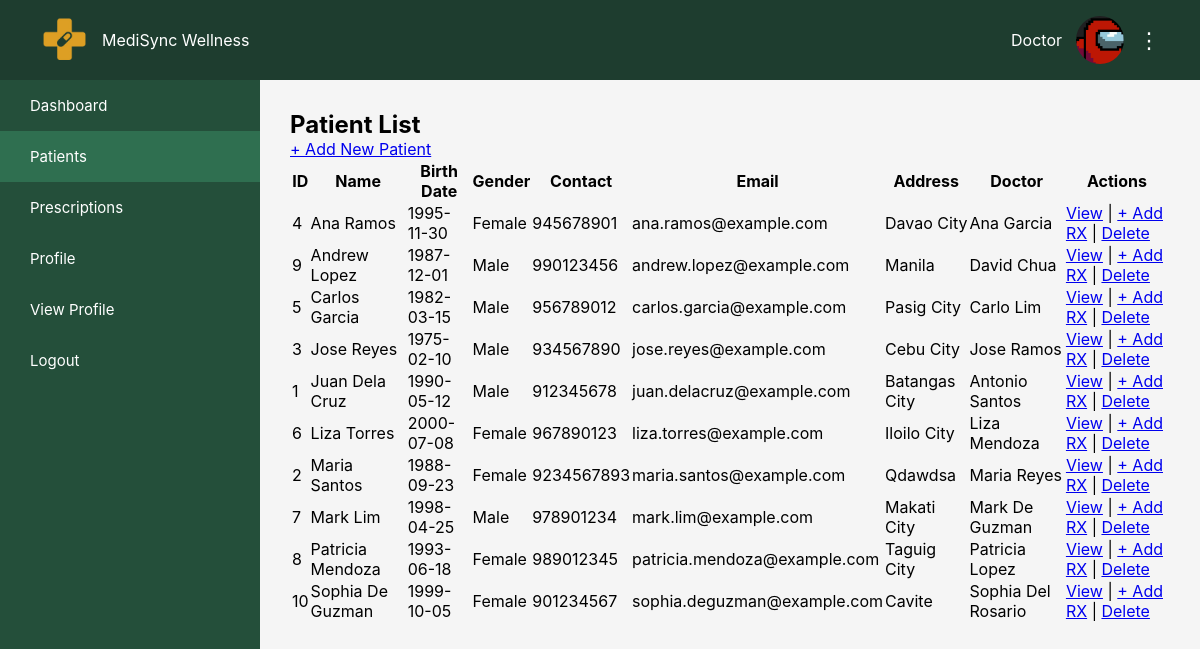
The page /backend/DISTRIBUTE_TO_APPROPRIATE_FILES/doctor/patients.php on the database as committed earlier.
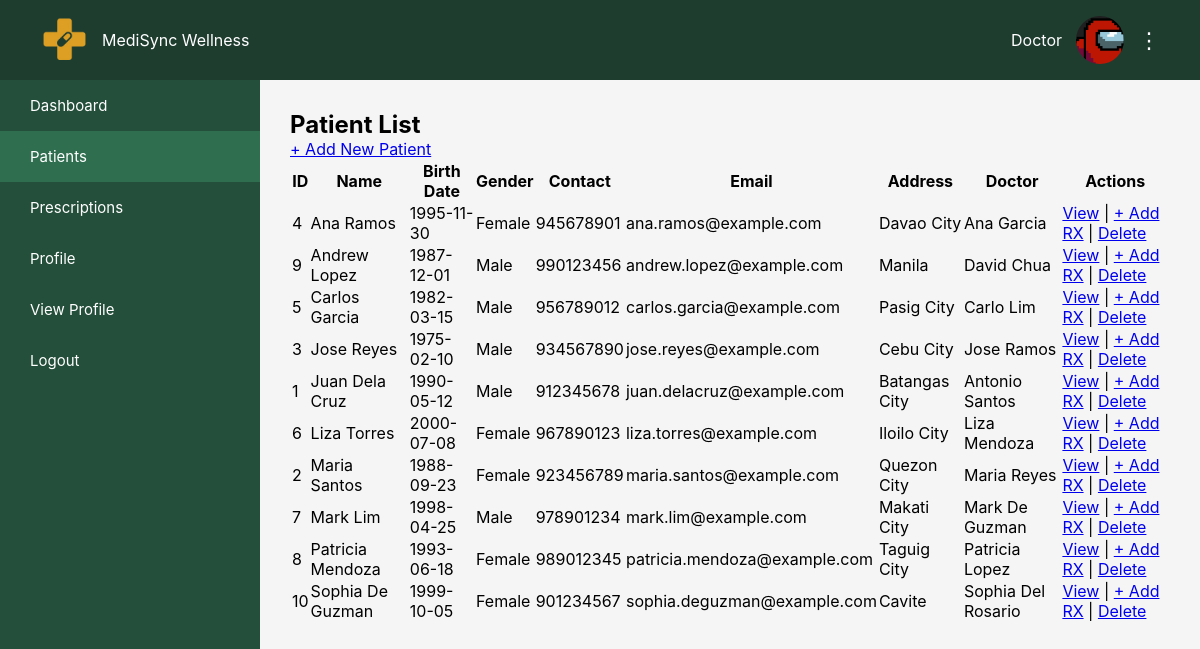
The same page on the database as committed later.
### tables this page shows
CREATE TABLE IF NOT EXISTS `patient` (
  `patientID` int NOT NULL AUTO_INCREMENT,
  `firstName` text NOT NULL,
  `lastName` text NOT NULL,
  `password` varchar(255) NOT NULL,
  `birthDate` date NOT NULL,
  `gender` text NOT NULL,
  `contactNumber` int NOT NULL,
  `address` text NOT NULL,
  `email` text NOT NULL,
  `doctorID` int DEFAULT NULL,
  `healthCondition` text,
  `allergies` text,
  `currentMedication` text,
  `knownDiseases` text,
  PRIMARY KEY (`patientID`),
  KEY `fk_patient_doctor` (`doctorID`)
);

CREATE TABLE IF NOT EXISTS `doctor` (
  `doctorID` int NOT NULL AUTO_INCREMENT,
  `firstName` text NOT NULL,
  `lastName` text NOT NULL,
  `password` varchar(255) NOT NULL,
  `specialization` text NOT NULL,
  `licenseNumber` int NOT NULL,
  `email` text NOT NULL,
  `clinicAddress` text NOT NULL,
  `status` enum('active','pending') NOT NULL DEFAULT 'pending',
  PRIMARY KEY (`doctorID`)
);

### backend/DISTRIBUTE_TO_APPROPRIATE_FILES/doctor/patients.php (the view, shortened to what this page needs)
<?php
include('../includes/db_connect.php');
$activePage = 'patients';
$query = "
    SELECT p.patientID, p.firstName, p.lastName, p.birthDate, p.gender,
           p.contactNumber, p.address, p.email, d.firstName AS doctorFirst, d.lastName AS doctorLast
    FROM patient p
    LEFT JOIN doctor d ON p.doctorID = d.doctorID
    ORDER BY p.firstName ASC
";
$res = $conn->query($query);
?>
    <div class="card">
        <h2>Patient List</h2>
        <a class="btn" href="add_patient.php">+ Add New Patient</a>
    </div>
    <div class="card">
        <?php if ($res && $res->num_rows > 0): ?>
            <table>
                <thead>
                <tr>
                    <th>ID</th><th>Name</th><th>Birth Date</th><th>Gender</th>
                    <th>Contact</th><th>Email</th><th>Address</th><th>Doctor</th><th>Actions</th>
                </tr>
                </thead>
                <tbody>
                <?php while ($row = $res->fetch_assoc()): ?>
                    <tr>
                        <td><?= (int)$row['patientID'] ?></td>
                        <td><?= htmlspecialchars($row['firstName'].' '.$row['lastName']) ?></td>
                        <td><?= htmlspecialchars($row['birthDate']) ?></td>
                        <td><?= htmlspecialchars($row['gender']) ?></td>
                        <td><?= htmlspecialchars($row['contactNumber']) ?></td>
                        <td><?= htmlspecialchars($row['email']) ?></td>
                        <td><?= htmlspecialchars($row['address']) ?></td>
                        <td><?= htmlspecialchars(trim($row['doctorFirst'].' '.$row['doctorLast'])) ?></td>
                        <td>
                            <a href="view_patient_prescription.php?id=<?= (int)$row['patientID'] ?>">View</a> |
                            <a href="add_prescription.php?id=<?= (int)$row['patientID'] ?>">+ Add RX</a> |
                            <a class="danger" href="delete_patient.php?id=<?= (int)$row['patientID'] ?>" onclick="return confirm('Delete patient and all prescriptions?')">Delete</a>
                        </td>
                    </tr>
                <?php endwhile; ?>
                </tbody>
            </table>
        <?php else: ?>
            <p>No patients found.</p>
        <?php endif; ?>
    </div>
<?php
$content = ob_get_clean();
include('doctor_standard.php');

### frontend/doctor/doctor_standard.php (shortened to what this page needs)
<?php
$user_name = $_SESSION['doctor_name']
    ?? $_SESSION['user_name']
    ?? 'Doctor';
$activePage = $activePage ?? 'dashboard';
$sidebarItems = $sidebarItems ?? [
    'dashboard'     => 'Dashboard',
    'patients'      => 'Patients',
    'prescriptions' => 'Prescriptions',
    'profile'       => 'Profile',
];
$protocol = (!empty($_SERVER['HTTPS']) && $_SERVER['HTTPS'] !== 'off') ? "https://" : "http://";
$host = $_SERVER['HTTP_HOST'];
$projectFolder = dirname($_SERVER['SCRIPT_NAME']);
$projectFolder = explode('/frontend', $projectFolder)[0];
$baseUrl = rtrim($protocol . $host . $projectFolder, '/');
$cssDoctorBase = rtrim($baseUrl, '/') . '/frontend/css/doctor';
$cssPatientBase = rtrim($baseUrl, '/') . '/frontend/css/patient';
$imgBase = rtrim($baseUrl, '/') . '/assets/images';
?>
<!DOCTYPE html>
<html lang="en">
<head>
  <link rel="stylesheet" href="<?php echo $cssPatientBase; ?>/table.css">
  <link rel="stylesheet" href="<?php echo $cssPatientBase; ?>/layout_standard.css">
  <link rel="stylesheet" href="<?php echo $cssDoctorBase; ?>/doctor_standard.css">
</head>
<body>
  <header class="top-navbar">
    <div class="logo">
      <img src="<?php echo $imgBase; ?>/orange_logo.png" alt="Logo" />
      <span>MediSync Wellness</span>
    </div>
    <div class="profile">
      <span><?php echo htmlspecialchars($user_name, ENT_QUOTES, 'UTF-8'); ?></span>
      <img src="<?php echo $imgBase; ?>/user.png" class="avatar" alt="Profile" />
      <div class="menu-icon">⋮</div>
    </div>
  </header>
  <aside class="sidebar">
    <ul>
      <?php
        foreach ($sidebarItems as $key => $label) {
          $url = $baseUrl . '/frontend/doctor/' . $key . '/index.html';
          $activeClass = ($activePage === $key) ? 'active' : '';
          echo "<li class='" . htmlspecialchars($activeClass, ENT_QUOTES, 'UTF-8') . "'>";
          echo "<a href='" . htmlspecialchars($url, ENT_QUOTES, 'UTF-8') . "'>" . htmlspecialchars($label, ENT_QUOTES, 'UTF-8') . "</a>";
          echo "</li>";
        }
      ?>
      <?php
        $profileActive = ($activePage === 'profile') ? 'active' : '';
        $profileUrl = $baseUrl . '/frontend/doctor/profile/index.html';
        echo "<li class='" . htmlspecialchars($profileActive, ENT_QUOTES, 'UTF-8') . "'>";
        echo "<a href='" . htmlspecialchars($profileUrl, ENT_QUOTES, 'UTF-8') . "'>View Profile</a>";
        echo "</li>";
      ?>
      <li><a href="<?php echo $baseUrl . '/logout.php'; ?>">Logout</a></li>
    </ul>
  </aside>
  <main class="content">
    <?php
      echo $content ?? '<h1>Welcome</h1><p>Select an option from the sidebar.</p>';
    ?>
  </main>
</body>
</html>

### frontend/css/patient/layout_standard.css (style rules this page uses)
* { margin: 0; padding: 0; box-sizing: border-box; font-family: "Inter", sans-serif; }
body { display: flex; background: #f5f5f5; }
.top-navbar { width: 100%; height: 80px; background: #1e3d2f; color: white; display: flex; justify-content: space-between; align-items: center; padding: 0 40px; position: fixed; top: 0; left: 0; z-index: 100; }
.top-navbar .logo { display: flex; align-items: center; gap: 12px; }
.top-navbar .logo img { width: 50px; height: auto; }
.profile { display: flex; align-items: center; gap: 14px; }
.profile .avatar { width: 48px; height: 48px; border-radius: 50%; object-fit: cover; }
.menu-icon { font-size: 22px; cursor: pointer; }
.sidebar { width: 260px; height: 100vh; background: #244f3a; position: fixed; top: 80px; left: 0; }
.sidebar ul { list-style: none; }
.sidebar li { padding: 16px 30px; transition: background 0.25s ease; }
.sidebar li a { color: white; text-decoration: none; font-size: 15px; display: block; }
.sidebar li.active, .sidebar li:hover { background: #2f6f50; }
.content { margin-left: 260px; margin-top: 80px; padding: 30px; width: calc(100% - 260px); min-height: 100vh; }

Rows that differ between the two databases and show on the page:
changed patient "Maria Santos": contactNumber "9234567893" → "923456789"; address "Qdawdsa" → "Quezon City"
